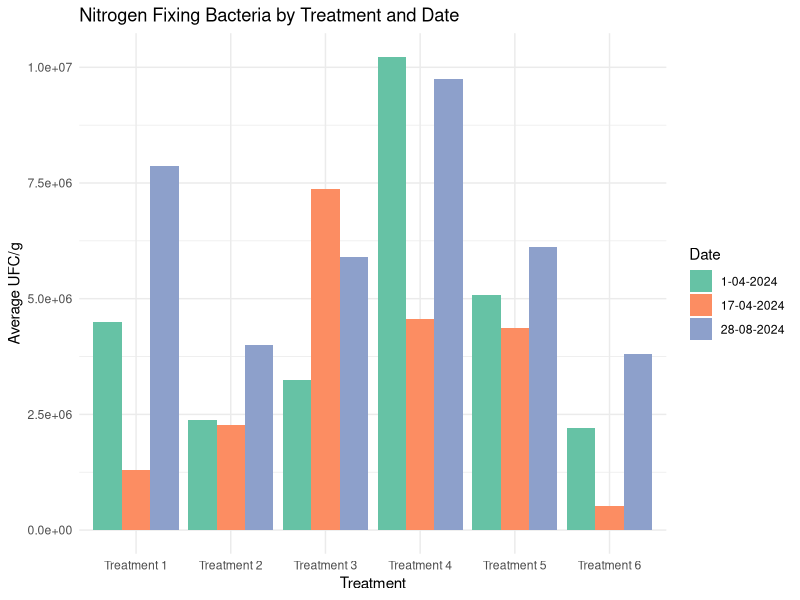

This figure's R source:
# Load required libraries
library(ggplot2)
library(dplyr)

# Data for 1-04-2024
data_1_04_2024 <- data.frame(
  Treatment = c('Treatment 1', 'Treatment 2', 'Treatment 3', 'Treatment 4', 'Treatment 5', 'Treatment 6'),
  R1 = c(9.5e6, 6e6, 3e6, 16e6, 12.5e6, 2e6), 
  R2 = c(4.5e5, 1.05e6, 3.5e6, 11e6, 2.5e6, 4.5e5),
  R3 = c(4e6, 1.5e6, 3.51e6, 1.9e6, 8.5e5, 5.5e6),
  R4 = c(4e6, 1e6, 3e6, 12e6, 4.5e6, 9e5)
)

# Calculate averages for 1-04-2024
data_1_04_2024_avg <- data_1_04_2024 %>%
  mutate(Average = rowMeans(select(., -Treatment)))

# Data for 17-04-2024
data_17_04_2024 <- data.frame(
  Treatment = c('Treatment 1', 'Treatment 2', 'Treatment 3', 'Treatment 4', 'Treatment 5', 'Treatment 6'),
  R1 = c(11e5, 3e6, 5.5e6, 10.54e6, 8.5e6, 1e6),
  R2 = c(4.5e5, 4e6, 3.5e6, 1e6, 2e6, 3.5e5),
  R3 = c(3.5e6, 1.0e5, 5.5e6, 7e5, 1e6, 1e5),
  R4 = c(1e5, 2e6, 15e6, 6e6, 6e6, 6.5e5)
)

# Calculate averages for 17-04-2024
data_17_04_2024_avg <- data_17_04_2024 %>%
  mutate(Average = rowMeans(select(., -Treatment)))

# Data for 28-08-2024
data_28_08_2024 <- data.frame(
  Treatment = rep(c('Treatment 1', 'Treatment 2', 'Treatment 3', 'Treatment 4', 'Treatment 5', 'Treatment 6'), each = 4),
  Replicate = rep(1:4, times = 6),
  UFC_g = c(
    9e6, 8.5e6, 7.5e6, 6.5e6,       # Treatment 1
    5.5e6, 4.5e6, 3.5e6, 2.5e6,     # Treatment 2
    7.2e6, 6.1e6, 5.3e6, 5e6,       # Treatment 3
    11.5e6, 10e6, 8.5e6, 9e6,       # Treatment 4
    6.5e6, 7e6, 5.2e6, 5.8e6,       # Treatment 5
    3.5e6, 4e6, 3.9e6, 3.8e6        # Treatment 6
  )
)

# Calculate averages for 28-08-2024
data_28_08_2024_avg <- data_28_08_2024 %>%
  group_by(Treatment) %>%
  summarise(Average = mean(UFC_g))

# Combine all dates into a single data frame for plotting
all_data <- data.frame(
  Treatment = rep(c('Treatment 1', 'Treatment 2', 'Treatment 3', 'Treatment 4', 'Treatment 5', 'Treatment 6'), times = 3),
  Date = rep(c('1-04-2024', '17-04-2024', '28-08-2024'), each = 6),
  Average = c(data_1_04_2024_avg$Average, data_17_04_2024_avg$Average, data_28_08_2024_avg$Average)
)

# Plot data with ggplot2
ggplot(all_data, aes(x = Treatment, y = Average, fill = Date)) +
  geom_bar(stat = "identity", position = position_dodge()) +
  labs(title = "Nitrogen Fixing Bacteria by Treatment and Date",
       x = "Treatment",
       y = "Average UFC/g",
       fill = "Date") +
  theme_minimal() +
  scale_fill_brewer(palette = "Set2") +
  scale_y_continuous(labels = scales::label_scientific())
